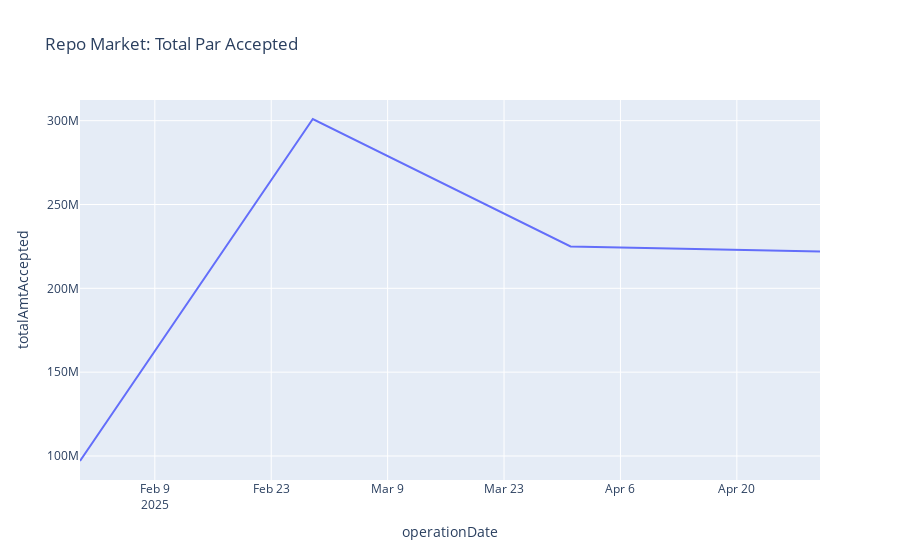

The notebook cell saved with this chart:
### Code cell
import plotly.express as px

fig = px.line(Repo_monthly_df, x="operationDate", y="totalAmtAccepted", title="Repo Market: Total Par Accepted")
fig.show()

### Figure 1 — Plotly figure (JSON) as saved in the notebook; plotly's stock layout.template omitted (floating-point values rounded to 4 significant figures)
{"data": [{"hovertemplate": "operationDate=%{x}<br>totalAmtAccepted=%{y}<extra></extra>", "legendgroup": "", "line": {"color": "#636efa", "dash": "solid"}, "marker": {"symbol": "circle"}, "mode": "lines", "name": "", "orientation": "v", "showlegend": false, "type": "scatter", "x": ["2025-01-31T00:00:00.000000000", "2025-02-28T00:00:00.000000000", "2025-03-31T00:00:00.000000000", "2025-04-30T00:00:00.000000000"], "xaxis": "x", "y": [97000000, 301000000, 225000000, 222000000], "yaxis": "y"}], "layout": {"legend": {"tracegroupgap": 0}, "title": {"text": "Repo Market: Total Par Accepted"}, "xaxis": {"anchor": "y", "domain": [0, 1], "title": {"text": "operationDate"}}, "yaxis": {"anchor": "x", "domain": [0, 1], "title": {"text": "totalAmtAccepted"}}}}
